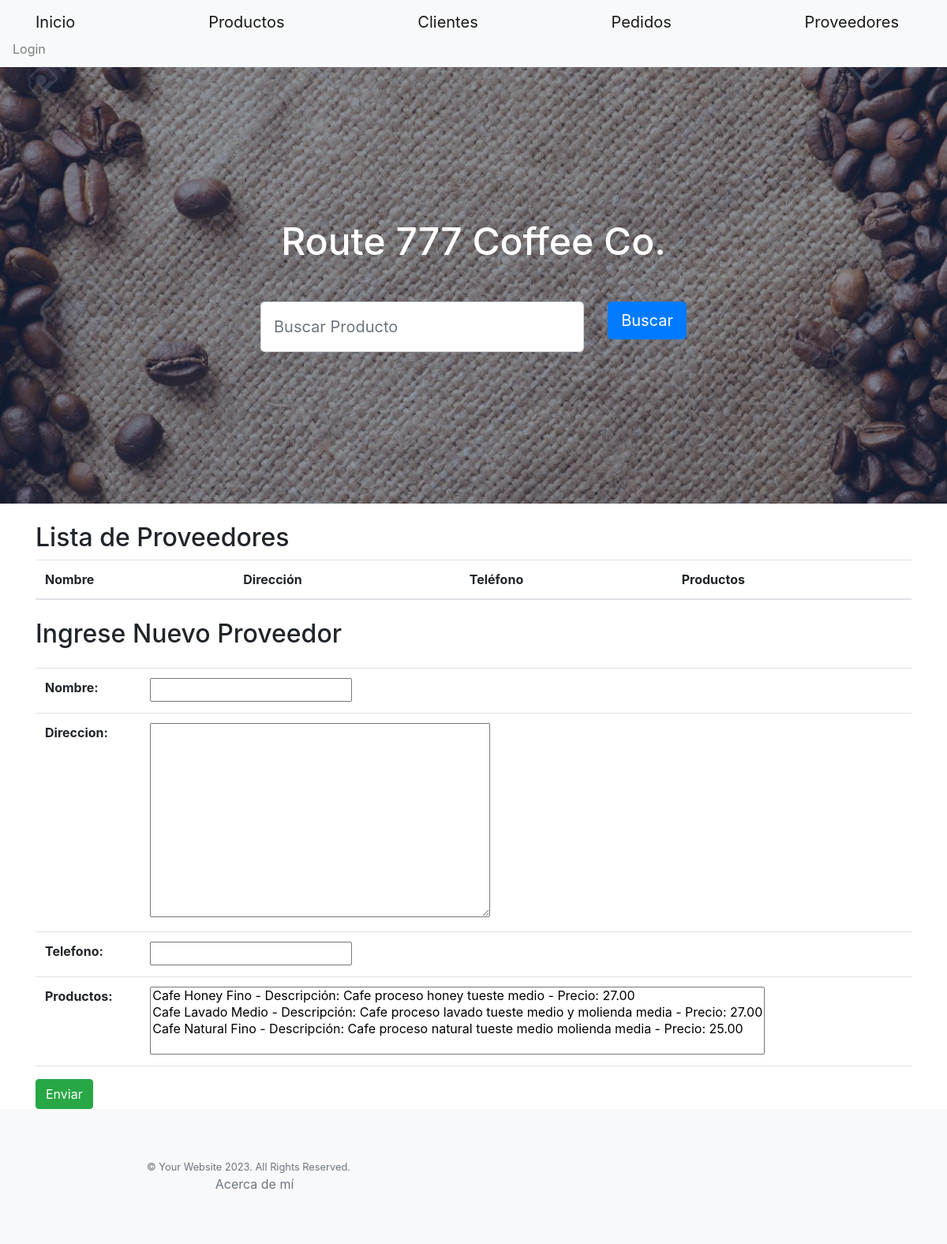
The app's page /proveedores/, older data.
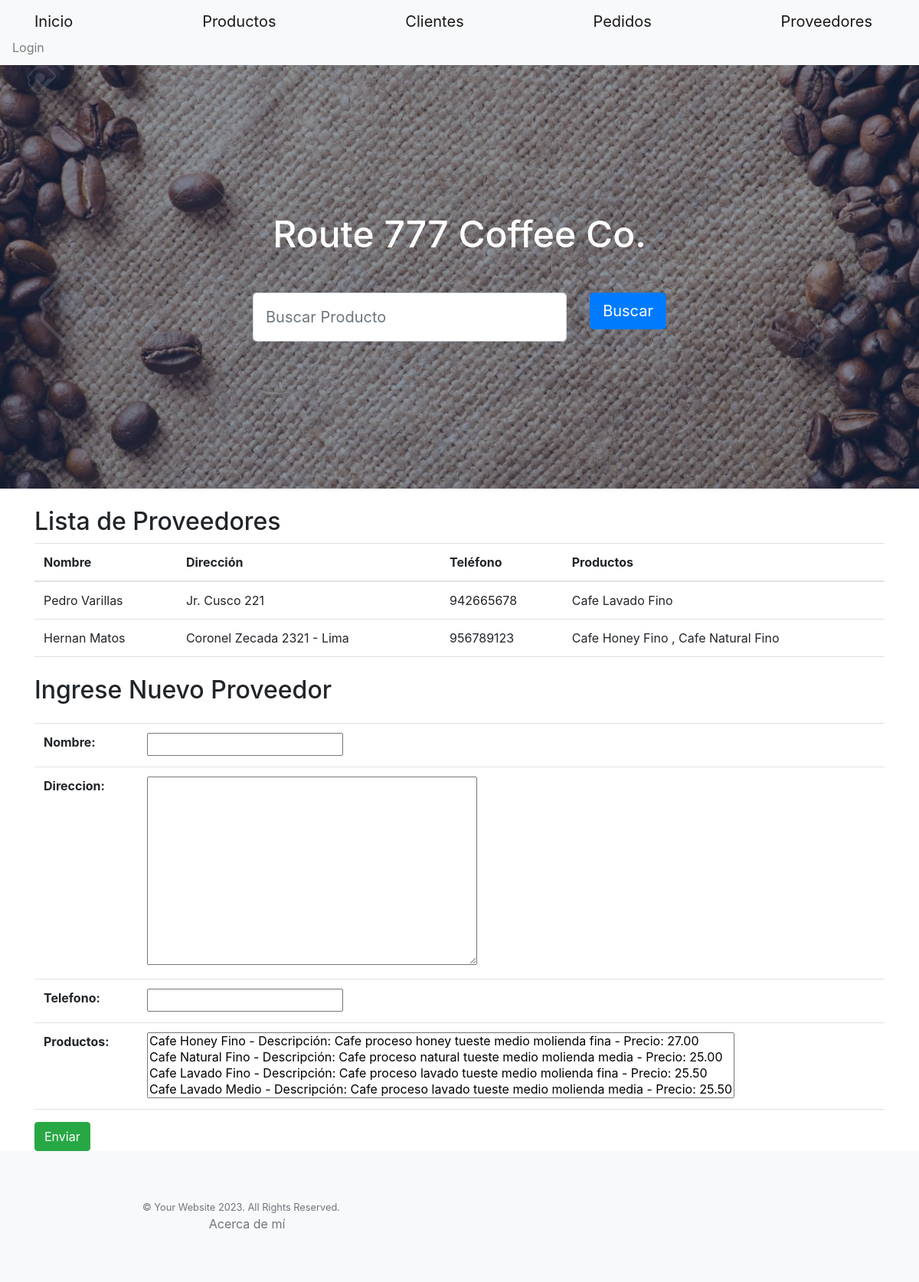
The same page, newer data.
### coffee_app/models.py (models this page shows, shortened)
class Producto(models.Model):
    nombre = models.CharField(max_length=100)
    descripcion = models.TextField()
    precio = models.DecimalField(max_digits=10, decimal_places=2)
    def __str__(self) -> str:
        return f"{self.nombre} - Descripción: {self.descripcion} - Precio: {self.precio}"

class Proveedor(models.Model):
    nombre = models.CharField(max_length=100)
    direccion = models.TextField()
    telefono = models.CharField(max_length=20)
    productos = models.ManyToManyField(Producto)

### coffee_app/views.py (the view)
# urls.py: path('proveedores/', views.form_proveedores, name='proveedores'),
def form_proveedores(request):
    proveedores = Proveedor.objects.all()
    if request.method =='POST':
        formproveedor=ProveedorForm(request.POST) #aca llega la info al HTML
        print(formproveedor)
        if formproveedor.is_valid():
            formproveedor.save()  # Guarda los datos del formulario en la base de datos
            return redirect('proveedores')
    else:
        formproveedor=ProveedorForm()
    return render(request, 'proveedores.html', {'formproveedor': formproveedor,'proveedores':proveedores})

### coffee_app/forms.py
class ProveedorForm(forms.ModelForm):
    class Meta:
        model = Proveedor
        fields = '__all__'

### coffee_app/templates/proveedores.html (shortened to what this page needs)
{% extends 'base.html' %}
{% load static %}
{% block contenidoquecambia %}
  {% block content1 %}
    <div class="container mt-4">
      <h2>Lista de Proveedores</h2>
      <table class="table">
        <thead>
          <tr>
            <th>Nombre</th>
            <th>Dirección</th>
            <th>Teléfono</th>
            <th>Productos</th>
          </tr>
        </thead>
        <tbody>
          {% for prove in proveedores %}
            <tr>
              <td>{{ prove.nombre}}</td>
              <td>{{ prove.direccion}}&nbsp;</td>
              <td>{{ prove.telefono}}</td>
              <td>
                {% for producto in prove.productos.all %}
                  {{ producto.nombre }}
                  {% if not forloop.last %}, {% endif %}
                {% endfor %}
              </td>
            </tr>
          {% endfor %}
        </tbody>
      </table>
    </div>
  {% endblock %}
  {% block title %}
    <div class="container mt-4">
      <h2>Ingrese Nuevo Proveedor</h2>
    </div>
  {% endblock title %}
  {% block content2 %}
    <div class="container mt-4">
      <form action="/proveedores/" method="post">
        <table class="table">
          {{ formproveedor.as_table }}
        </table>
        <button type="submit" class="btn btn-success">Enviar</button>
      </form>
    </div>
  {% endblock content2 %}
{% endblock contenidoquecambia %}

### coffee_app/templates/base.html (shortened to what this page needs)
{% load static %}
<!DOCTYPE html>
<html lang="en">
<head>
    <link href="https://cdn.jsdelivr.net/npm/bootstrap-icons@1.5.0/font/bootstrap-icons.css" rel="stylesheet" type="text/css" />
    <link href="{% static 'coffee_app/css/styles.css' %}" rel="stylesheet" />
    <link rel="stylesheet" href="//code.jquery.com/ui/1.12.1/themes/base/jquery-ui.css">
    <link rel="stylesheet" href="https://stackpath.bootstrapcdn.com/bootstrap/4.3.1/css/bootstrap.min.css">
    <link rel="stylesheet" href="https://cdnjs.cloudflare.com/ajax/libs/bootstrap-datepicker/1.9.0/css/bootstrap-datepicker.min.css">
</head>
<body>
    <nav class="navbar navbar-light bg-light static-top">
        <div class="container">
            <a class="navbar-brand" href={% url 'inicio' %}>Inicio</a>
            <a class="navbar-brand" href={% url 'productos' %}>Productos</a>
            <a class="navbar-brand" href={% url 'clientes' %}>Clientes</a>
            <a class="navbar-brand" href={% url 'pedidos' %}>Pedidos</a>
            <a class="navbar-brand" href={% url 'proveedores' %}>Proveedores</a>
        </div>
        <ul class="navbar-nav">
            {% if user.is_authenticated %}
            <li class="nav-item d-flex align-items-center">
                <span class="navbar-text me-3">¡Hola, {{ user.username }}!</span>
                {% if user.avatar and user.avatar.imagen %}
                    <img src="{{ user.avatar.imagen.url }}" alt="Avatar" class="nav-avatar-img rounded-circle me-2" style="width: 35px; height: 35px;">
                {% else %}
                    <div class="avatar-placeholder me-2"></div>
                {% endif %}
            </li>
            <li class="nav-item">
                <a href="{% url 'profile_edit' %}" class="nav-link">Editar Perfil</a>
            </li>
            {% if user.is_superuser %}
            <li class="nav-item">
                <a href="{% url 'register' %}" class="nav-link">Registro Nuevo Usuario</a>
            </li>
            {% endif %}
            <li class="nav-item">
                <a href="{% url 'logout' %}" class="nav-link">Logout</a>
            </li>
            {% else %}
            <li class="nav-item">
                <a href="{% url 'login' %}" class="nav-link">Login</a>
            </li>
            {% endif %}
        </ul>
    </nav>
    <header class="masthead">
        <div class="container position-relative">
            <div class="row justify-content-center">
                <div class="col-xl-6">
                    <div class="text-center text-white">
                        <h1 class="mb-5">Route 777 Coffee Co.</h1>
                        <form action="/busqueda/" method="post" class="row g-3 needs-validation" novalidate>
                            <div class="col">
                                <input class="form-control form-control-lg" name="termino_busqueda" type="text" placeholder="Buscar Producto" required>
                            </div>
                            <div class="col-auto">
                                <button class="btn btn-primary btn-lg" type="submit">Buscar</button>
                            </div>
                        </form>
                    </div>
                </div>
            </div>
        </div>
    </header>
    {% block contenidoquecambia %}
    {% endblock contenidoquecambia %}
    <footer class="footer bg-light">
        <div class="container">
            <div class="row">
                <div class="col-lg-6 h-100 text-center text-lg-start my-auto">
                    <p class="text-muted small mb-4 mb-lg-0">&copy; Your Website 2023. All Rights Reserved.</p>
                </div>
            </div>
            <div class="col-lg-6 h-100 text-center text-lg-end my-auto">
                <a href="{% url 'acerca_de_mi' %}" class="text-muted">Acerca de mí</a>
            </div>
        </div>
    </footer>
</body>
</html>

### coffee_app/templates/base.html (style rules this page uses)
.navbar-nav { line-height: 0.8; }
.navbar-text, .nav-link { margin-bottom: 0; }
.nav-item { margin-bottom: 0; }

Row changes from the older to the newer data that the page shows:
added Proveedor: nombre "Pedro Varillas", direccion "Jr. Cusco 221", telefono "942665678"
added Producto: nombre "Cafe Lavado Fino", shown under "Pedro Varillas"
added Proveedor: nombre "Hernan Matos", direccion "Coronel Zecada 2321 - Lima", telefono "956789123", Producto (nombre "Cafe Honey Fino")
now on this page (row unchanged): Producto: nombre "Cafe Natural Fino", shown under "Hernan Matos"
Text that changed along with them:
form field productos: "…proceso honey tueste medio - Precio: 27.00 / Cafe Lavado Medio - Descripción: Cafe proceso lavado tueste medio y molienda media - Precio: 27.00 / Cafe Natural Fino - Descripción: Cafe proceso natural tueste medio molienda media - Precio: 25.00" → "…proceso honey tueste medio molienda fina - Precio: 27.00 / Cafe Natural Fino - Descripción: Cafe proceso natural tueste medio molienda media - Precio: 25.00 / Cafe Lavado Fino - Descripción: Cafe proceso lavado tueste medio molienda fina - Precio: 25.50 / Cafe Lavado Medio - Descripción: Cafe proceso lavado tueste medio molienda media - Precio: 25.50"
